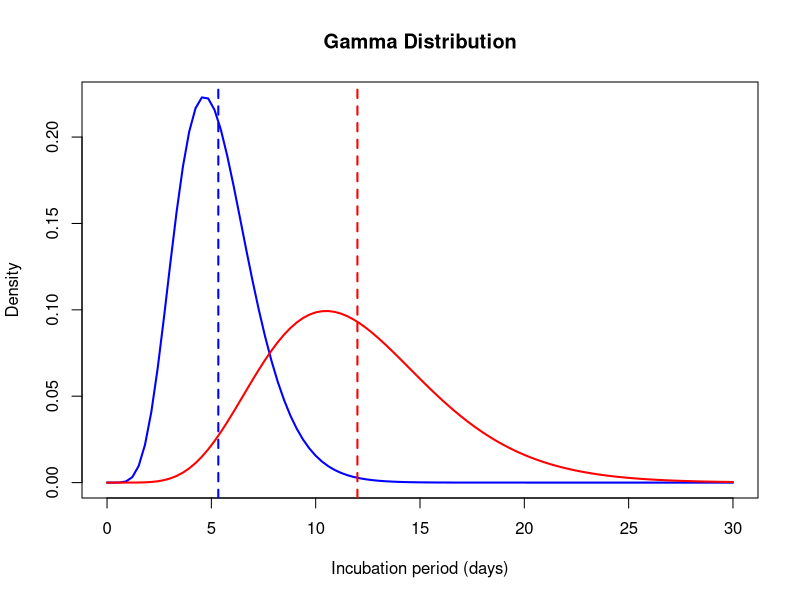

The R script that drew this image:
### update to link to incubation period


x <- seq(0, 30, length.out = 100)
shape_scale <- stats::dgamma(x = x, shape = 8, scale = 1.5)
shape_rate <- stats::dgamma(x = x, shape = 8, rate = 1.5)
plot(x, shape_rate, type = "l", col = "blue", lwd = 2, ylab = "Density",
     xlab = "Incubation period (days)", main = "Gamma Distribution")
lines(x, shape_scale, col = "red", lwd = 2)
abline(v=8/1.5,lty=2,lwd=2,col="blue")
abline(v=8*1.5,lty=2,lwd=2,col="red")

# meanlog_sdlog <- stats::dlnorm(x = x, meanlog = 0.5, sdlog = 0.5)
# mean_sd <- stats::dlnorm(x = x, meanlog = 1.87, sdlog = 1)
# plot(x, meanlog_sdlog, type = "l", col = "coral", lwd = 2, ylab = "Density",
#      xlab = "x", main = "Lognormal Distribution")
# # Add the Gamma distribution with scale = 2
# lines(x, mean_sd, col = "green", lwd = 2)
